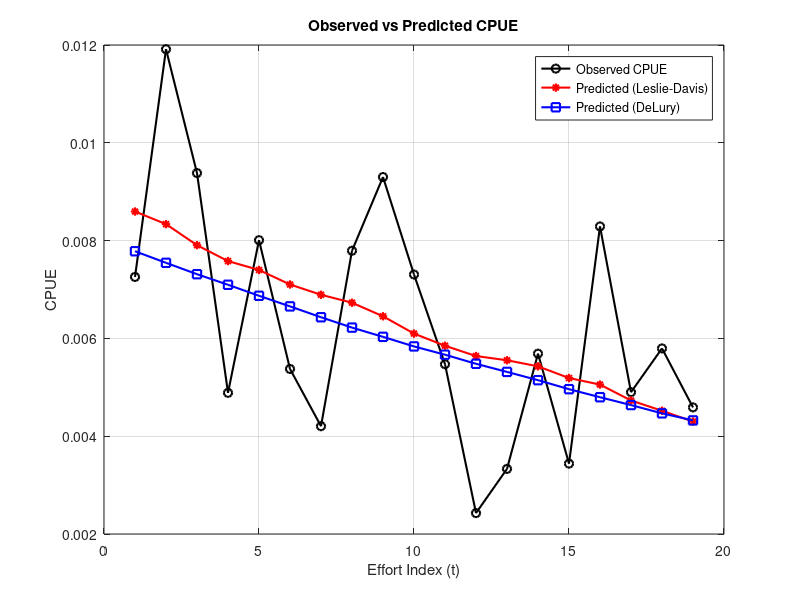
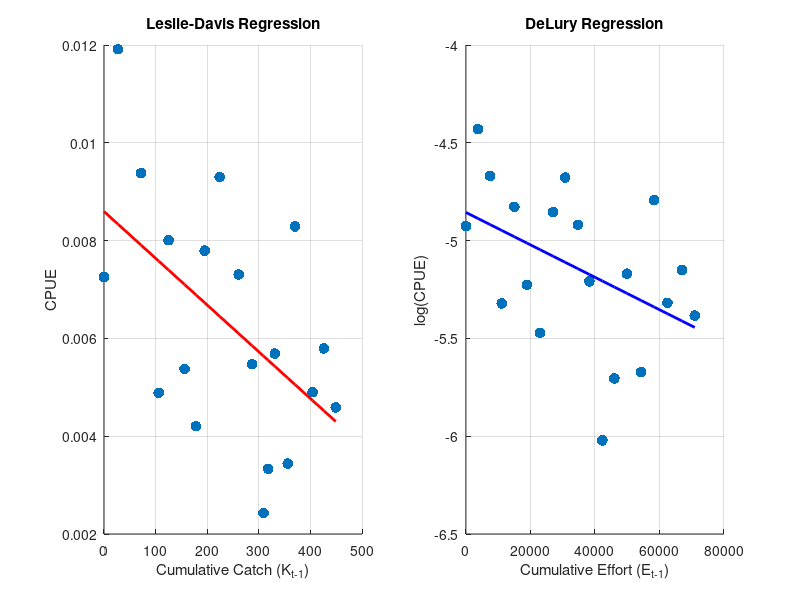

Write the MATLAB code that produced these figures, in order. (Note: this script raises an error after producing the figures.)
%% This is used to fit LD and DeLury models

% Prepare workspace
clc, clear, close all

% Data
c = [27	45	34	19	31	22	17	29	37	26	22	9	13	25	14	34	22	23	19]';
f = [3720.5	3777.25	3624.25	3887.75	3870.75	4092.75	4043.5	3721.25	3978.5	3558.5	4020.75	3707	3901.75	4395	4070.25	4101.5	4489.5	3968.75	4140.25]';
% Weight vector and diagonal matrix
w = [1	1	1	1	1	1	1	1	1	1	1	1	1	1	1	1	1	1	1]';

W_mat = diag(w);

% Derived values
cpue = c ./  f;
K = [0; cumsum(c(1:end-1))];   % Cumulative catch (Leslie-Davis)
E = [0; cumsum(f(1:end-1))];   % Cumulative effort (DeLury)
log_cpue = log(cpue);

% ===== Weighted Regression: Leslie-Davis =====
X_LD = [ones(size(K)), K];
y_LD = cpue;
b_LD = (X_LD' * W_mat * X_LD) \ (X_LD' * W_mat * y_LD);
yhat_LD = X_LD * b_LD;
res_LD = y_LD - yhat_LD;

% ===== Weighted Regression: DeLury =====
X_DL = [ones(size(E)), E];
y_DL = log_cpue;
b_DL = (X_DL' * W_mat * X_DL) \ (X_DL' * W_mat * y_DL);
yhat_DL = X_DL * b_DL;
res_DL = y_DL - yhat_DL;

% Metrics
n = length(c);
mdl_metrics = @(y, yhat, k) struct( ...
    'R2', 1 - sum((y - yhat).^2) / sum((y - mean(y)).^2), ...
    'RMSE', sqrt(mean((y - yhat).^2)), ...
    'AIC', n*log(sum((y - yhat).^2)/n) + 2*k, ...
    'BIC', n*log(sum((y - yhat).^2)/n) + k*log(n));

metrics_LD = mdl_metrics(cpue, yhat_LD, 2);
metrics_DL = mdl_metrics(log_cpue, yhat_DL, 2);

% Standard errors and CIs
se_LD = sqrt(diag(inv(X_LD' * X_LD) * var(res_LD)));
se_DL = sqrt(diag(inv(X_DL' * X_DL) * var(res_DL)));
CI95 = @(b, se) [b - 1.96*se, b + 1.96*se];

% Estimates
q_LD = -b_LD(2);
N0_LD = b_LD(1) / q_LD;

q_DL = -b_DL(2);
N0_DL = exp(b_DL(1)) / q_DL;

% === FIGURE 1: Observed vs Predicted CPUE (one plot) ===
figure(1); clf;
plot(1:n, cpue, 'ko-', 'LineWidth', 1.5, 'DisplayName', 'Observed CPUE'); hold on;
plot(1:n, yhat_LD, 'r*-', 'LineWidth', 1.5, 'DisplayName', 'Predicted (Leslie-Davis)');
plot(1:n, exp(yhat_DL), 'bs-', 'LineWidth', 1.5, 'DisplayName', 'Predicted (DeLury)');
xlabel('Effort Index (t)');
ylabel('CPUE');
title('Observed vs Predicted CPUE');
legend('Location', 'best'); grid on;

% === FIGURE 2: Linear Regression Data ===
figure(2); clf;

subplot(1,2,1);
scatter(K, cpue, 60, 'ko', 'filled'); hold on;
plot(K, yhat_LD, 'r-', 'LineWidth', 2);
xlabel('Cumulative Catch (K_{t-1})');
ylabel('CPUE');
title('Leslie-Davis Regression');
grid on;

subplot(1,2,2);
scatter(E, log_cpue, 60, 'ko', 'filled'); hold on;
plot(E, yhat_DL, 'b-', 'LineWidth', 2);
xlabel('Cumulative Effort (E_{t-1})');
ylabel('log(CPUE)');
title('DeLury Regression');
grid on;

% (Optional) Display summary tables
summary_table = table( ...
    ["Leslie-Davis"; "DeLury"], ...
    [N0_LD; N0_DL], ...
    [q_LD; q_DL], ...
    [se_LD(1)/q_LD; exp(b_DL(1))*se_DL(1)/(q_DL*exp(b_DL(1)))], ...
    [se_LD(2); se_DL(2)], ...
    [CI95(N0_LD, se_LD(1)/q_LD); CI95(N0_DL, exp(b_DL(1))*se_DL(1)/(q_DL*exp(b_DL(1))))], ...
    [CI95(q_LD, se_LD(2)); CI95(q_DL, se_DL(2))], ...
    [metrics_LD.R2; metrics_DL.R2], ...
    [metrics_LD.RMSE; metrics_DL.RMSE], ...
    [metrics_LD.AIC; metrics_DL.AIC], ...
    [metrics_DL.BIC; metrics_DL.BIC], ...
    'VariableNames', {'Model','N0','q','SE_N0','SE_q','CI95_N0','CI95_q','R2','RMSE','AIC','BIC'});

disp('Summary Table:');
disp(summary_table);

%% Back calculation
% === BACK-CALCULATE predicted catch ===
c_hat_LD = yhat_LD .* f;
c_hat_DL = exp(yhat_DL) .* f;

%% Summary table
% === DERIVED VALUES TABLE ===
derived_table = table((1:n)', c, f, cpue, K, E, log_cpue, yhat_LD, exp(yhat_DL), ...
    c_hat_LD, c_hat_DL, ...
    'VariableNames', {'t','Catch','Effort','CPUE','K_t_minus1','E_t_minus1','log_CPUE', ...
                      'Pred_CPUE_LD','Pred_CPUE_DL','Pred_Catch_LD','Pred_Catch_DL'});

disp('Derived Values Table:');
disp(derived_table);

%% Export to Excel

% === MONTE CARLO SIMULATION for 95% CI of predicted catch ===
rng(1); % For reproducibility
n_sim = 10000;

% ---- Leslie-Davis ----
cov_LD = inv(X_LD' * X_LD) * var(res_LD); % Covariance of LD params
b_samples_LD = mvnrnd(b_LD', cov_LD, n_sim); % [10000 x 2]

c_sim_LD = zeros(n_sim, n); % Initialize for simulated catches
std_dev_res_LD = sqrt(var(res_LD)); % Standard deviation of residuals for Leslie-Davis

for i = 1:n_sim
    % Predicted mean CPUE for sampled parameters
    cpue_pred_mean_i = b_samples_LD(i,1) + b_samples_LD(i,2) .* K'; 
    
    % Add normal random noise to CPUE prediction to account for residual variability
    % Assuming normally distributed errors with constant variance
    cpue_sim_obs_i = cpue_pred_mean_i + randn(1, n) * std_dev_res_LD; 
    
    % Convert to catch
    c_sim_LD(i,:) = cpue_sim_obs_i .* f'; 
end

ci_c_LD = prctile(c_sim_LD, [2.5 97.5])'; % [n x 2] transposed to match time

% ---- DeLury ----
cov_DL = inv(X_DL' * X_DL) * var(res_DL); % Covariance of DL params
b_samples_DL = mvnrnd(b_DL', cov_DL, n_sim); % [10000 x 2]

c_sim_DL = zeros(n_sim, n); % Initialize for simulated catches
std_dev_res_DL = sqrt(var(res_DL)); % Standard deviation of residuals for DeLury (on log scale)

for i = 1:n_sim
    % Predicted mean log(CPUE) for sampled parameters
    log_cpue_pred_mean_i = b_samples_DL(i,1) + b_samples_DL(i,2) .* E'; 
    
    % Add normal random noise to log(CPUE) prediction
    % Assuming normally distributed errors with constant variance on the log scale
    log_cpue_sim_obs_i = log_cpue_pred_mean_i + randn(1, n) * std_dev_res_DL; 
    
    % Exponentiate to get CPUE, then convert to catch
    c_sim_DL(i,:) = exp(log_cpue_sim_obs_i) .* f';
end

ci_c_DL = prctile(c_sim_DL, [2.5 97.5])'; % [n x 2]


% === Export to Excel ===

% Generate timestamped filename
timestamp = datestr(now, 'mmdd-HHMMSS');
filename = ['A04_Results_' timestamp '.xlsx'];

% ---------------- Sheet 1: Summary Table ----------------
writetable(summary_table, filename, 'Sheet', 'Model_Summary', 'WriteRowNames', false);

% ---------------- Sheet 2: Derived Values ----------------
writetable(derived_table, filename, 'Sheet', 'Derived_Values', 'WriteRowNames', false);

% ---------------- Sheet 3: Figure 1 Data ----------------
fig1_table = table((1:n)', cpue, yhat_LD, exp(yhat_DL), ...
    'VariableNames', {'Effort_Index','Observed_CPUE','Pred_CPUE_LD','Pred_CPUE_DL'});
writetable(fig1_table, filename, 'Sheet', 'Figure1_CPUE', 'WriteRowNames', false);

% ---------------- Sheet 4: Figure 2 Data ----------------
fig2_table_LD = table(K, cpue, yhat_LD, ...
    'VariableNames', {'Cumulative_Catch_K', 'Observed_CPUE', 'Pred_CPUE_LD'});
fig2_table_DL = table(E, log_cpue, yhat_DL, ...
    'VariableNames', {'Cumulative_Effort_E', 'Observed_log_CPUE', 'Pred_log_CPUE_DL'});

% Write both regression input/output to the same sheet
writetable(fig2_table_LD, filename, 'Sheet', 'Figure2_LeslieDavis', 'WriteRowNames', false);
writetable(fig2_table_DL, filename, 'Sheet', 'Figure2_DeLury', 'WriteRowNames', false);

% === Update Figure 3 Table with 95% CI ===
fig3_table = table((1:n)', c, c_hat_LD, ci_c_LD(:,1), ci_c_LD(:,2), ...
                          c_hat_DL, ci_c_DL(:,1), ci_c_DL(:,2), ...
    'VariableNames', {'Effort_Index','Observed_Catch', ...
                      'Pred_Catch_LD','CI_LD_Low','CI_LD_High', ...
                      'Pred_Catch_DL','CI_DL_Low','CI_DL_High'});

% Export to Excel
writetable(fig3_table, filename, 'Sheet', 'Figure3_Catch', 'WriteRowNames', false);
% Confirm
fprintf('✅ Data exported to Excel file: %s\n', filename);

% === FIGURE 3: Observed vs Predicted Catch ===
figure(3); clf;
hold on; % Keep the plot active for adding more elements

plot(1:n, c, 'ko-', 'LineWidth', 1, 'DisplayName', 'Observed Catch');
plot(1:n, c_hat_LD, 'r*-', 'LineWidth', 1, 'DisplayName', 'Predicted (Leslie-Davis)');
plot(1:n, c_hat_DL, 'bs-', 'LineWidth', 1, 'DisplayName', 'Predicted (DeLury)');

% Add prediction intervals for Leslie-Davis
% Corrected line: Use all(~isnan(ci_c_LD(:))) to ensure a single logical scalar
if exist('ci_c_LD', 'var') && all(~isnan(ci_c_LD(:)))
    % Reshape ci_c_LD for fill function (needs a single row or column per bound)
    % ci_c_LD is [n x 2], so ci_c_LD(:,1)' is lower, ci_c_LD(:,2)' is upper
    fill([1:n, fliplr(1:n)], [ci_c_LD(:,1)', fliplr(ci_c_LD(:,2)')], 'r', ...
         'FaceAlpha', 0.2, 'EdgeColor', 'none', 'DisplayName', 'Leslie-Davis 95% PI');
end

% Add prediction intervals for DeLury
% Corrected line: Use all(~isnan(ci_c_DL(:))) to ensure a single logical scalar
if exist('ci_c_DL', 'var') && all(~isnan(ci_c_DL(:)))
    fill([1:n, fliplr(1:n)], [ci_c_DL(:,1)', fliplr(ci_c_DL(:,2)')], 'b', ...
         'FaceAlpha', 0.2, 'EdgeColor', 'none', 'DisplayName', 'DeLury 95% PI');
end

xlabel('Effort Index (t)');
ylabel('Catch (c)');
title('Observed vs Predicted Catch with 95% Prediction Intervals');
legend('Location', 'best');
grid on;
hold off; % Release the plot